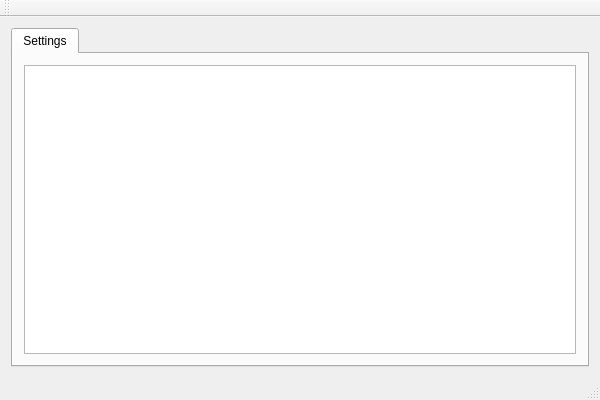
<?xml version="1.0" encoding="UTF-8"?>
<ui version="4.0">
 <class>MainWindow</class>
 <widget class="QMainWindow" name="MainWindow">
  <property name="geometry">
   <rect>
    <x>0</x>
    <y>0</y>
    <width>600</width>
    <height>400</height>
   </rect>
  </property>
  <property name="windowTitle">
   <string>MainWindow</string>
  </property>
  <widget class="QWidget" name="centralWidget">
   <layout class="QVBoxLayout" name="verticalLayout">
    <item>
     <widget class="QTabWidget" name="tabWidget">
      <property name="currentIndex">
       <number>0</number>
      </property>
      <widget class="QWidget" name="Settings">
       <attribute name="title">
        <string>Settings</string>
       </attribute>
       <layout class="QHBoxLayout" name="horizontalLayout">
        <item>
         <widget class="QTreeView" name="ProjectsTree"/>
        </item>
       </layout>
      </widget>
     </widget>
    </item>
   </layout>
  </widget>
  <widget class="QMenuBar" name="menuBar">
   <property name="geometry">
    <rect>
     <x>0</x>
     <y>0</y>
     <width>600</width>
     <height>26</height>
    </rect>
   </property>
  </widget>
  <widget class="QToolBar" name="mainToolBar">
   <attribute name="toolBarArea">
    <enum>TopToolBarArea</enum>
   </attribute>
   <attribute name="toolBarBreak">
    <bool>false</bool>
   </attribute>
  </widget>
  <widget class="QStatusBar" name="statusBar"/>
 </widget>
 <layoutdefault spacing="6" margin="11"/>
 <resources/>
 <connections/>
</ui>
